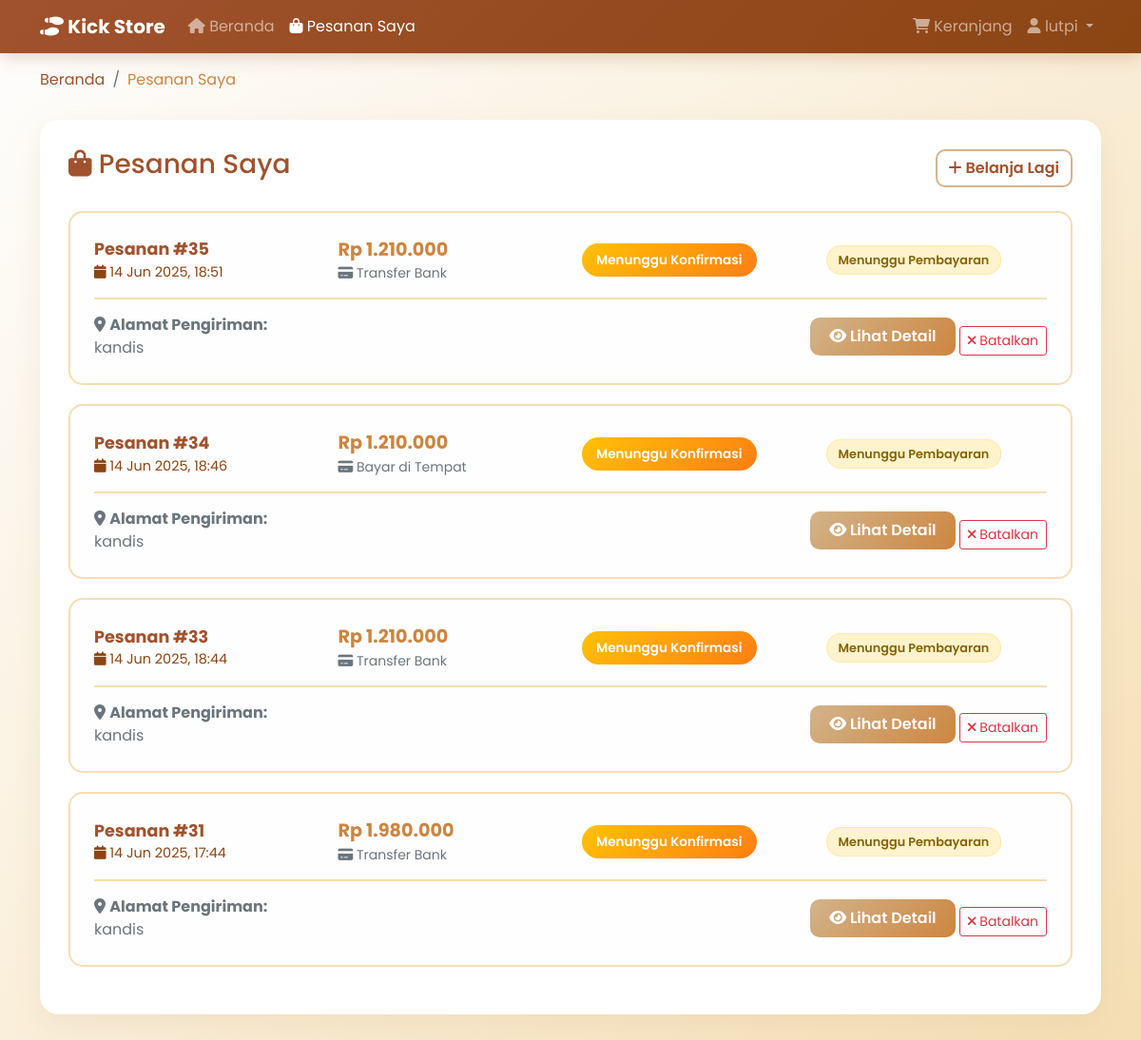
Page /buyer/orders.php (signed in) on the earlier database version.
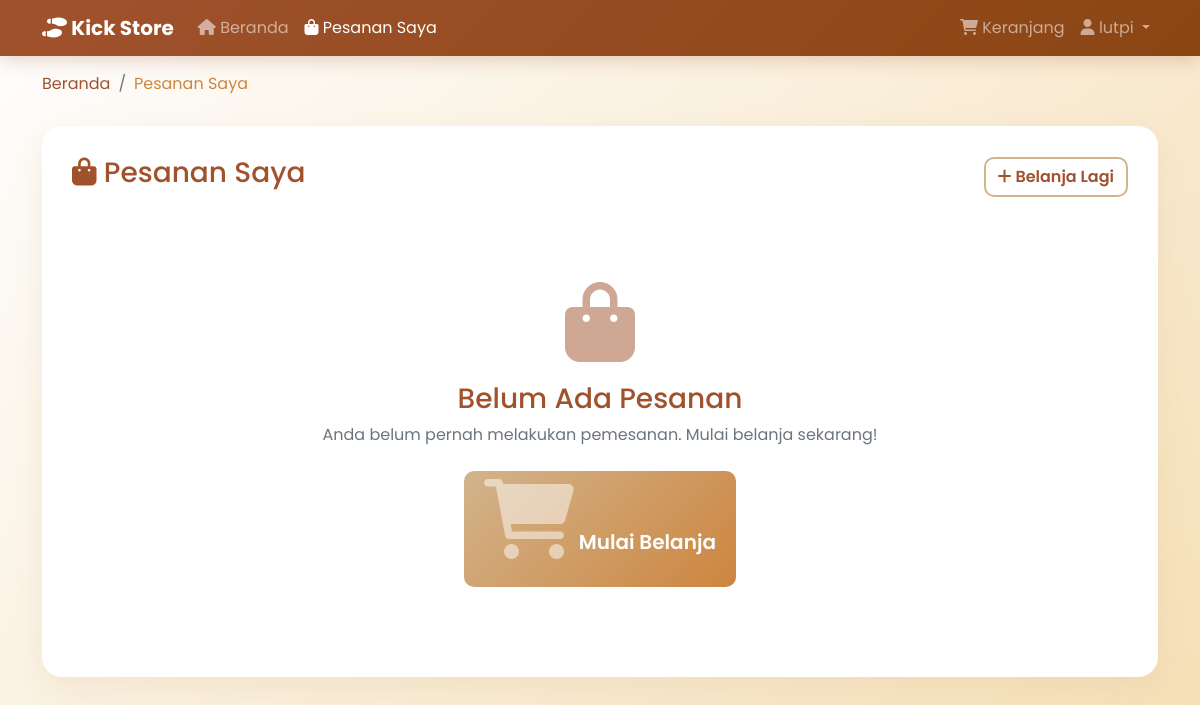
Same page on the later database version.
### tables this page shows
CREATE TABLE `orders` (
  `id` int NOT NULL,
  `user_id` int NOT NULL,
  `total_amount` decimal(10,2) NOT NULL,
  `subtotal` decimal(10,2) DEFAULT '0.00',
  `tax_amount` decimal(10,2) DEFAULT '0.00',
  `shipping_amount` decimal(10,2) DEFAULT '0.00',
  `status` enum('pending','confirmed','shipped','delivered','cancelled') DEFAULT 'pending',
  `payment_status` enum('pending','paid','failed','cancelled','refunded') DEFAULT 'pending',
  `payment_method` varchar(50) DEFAULT NULL,
  `shipping_address` text,
  `notes` text,
  `created_at` timestamp NULL DEFAULT CURRENT_TIMESTAMP
);

### buyer/orders.php (the view, shortened to what the changed rows need)
<?php
$database = new Database();
$db = $database->getConnection();
$query = "SELECT * FROM orders WHERE user_id = ? ORDER BY created_at DESC";
$stmt = $db->prepare($query);
$stmt->execute([$_SESSION['user_id']]);
$orders = $stmt->fetchAll(PDO::FETCH_ASSOC);
?>
<!DOCTYPE html>
<html lang="id">
<head>
    <link href="https://cdn.jsdelivr.net/npm/bootstrap@5.1.3/dist/css/bootstrap.min.css" rel="stylesheet">
    <link href="https://cdnjs.cloudflare.com/ajax/libs/font-awesome/6.0.0/css/all.min.css" rel="stylesheet">
</head>
<body>
    <div class="container">
        <div class="orders-container">
            <?php if (empty($orders)): ?>
                <div class="empty-orders">
                    <i class="fas fa-shopping-bag"></i>
                    <h3>Belum Ada Pesanan</h3>
                    <p class="text-muted mb-4">Anda belum pernah melakukan pemesanan. Mulai belanja sekarang!</p>
                    <a href="index.php" class="btn btn-primary btn-lg">
                        <i class="fas fa-shopping-cart"></i> Mulai Belanja
                    </a>
                </div>
            <?php else: ?>
                <?php foreach ($orders as $order): ?>
                    <div class="order-card">
                        <div class="order-header">
                            <div class="row align-items-center">
                                <div class="col-md-3">
                                    <div class="order-id">Pesanan #<?php echo $order['id']; ?></div>
                                    <div class="order-date">
                                        <i class="fas fa-calendar"></i>
                                        <?php echo date('d M Y, H:i', strtotime($order['created_at'])); ?>
                                    </div>
                                </div>
                                <div class="col-md-3">
                                    <div class="order-total">
                                        Rp <?php echo number_format($order['total_amount'], 0, ',', '.'); ?>
                                    </div>
                                    <div class="text-muted small">
                                        <i class="fas fa-credit-card"></i>
                                        <?php
                                        $payment_methods = [
                                            'bank_transfer' => 'Transfer Bank',
                                            'cod' => 'Bayar di Tempat',
                                            'e_wallet' => 'E-Wallet'
                                        ];
                                        echo $payment_methods[$order['payment_method']] ?? $order['payment_method'];
                                        ?>
                                    </div>
                                </div>
                                <div class="col-md-3">
                                    <span class="status-badge status-<?php echo $order['status']; ?>">
                                        <?php
                                        $status_text = [
                                            'pending' => 'Menunggu Konfirmasi',
                                            'confirmed' => 'Dikonfirmasi',
                                            'shipped' => 'Sedang Dikirim',
                                            'delivered' => 'Terkirim',
                                            'cancelled' => 'Dibatalkan'
                                        ];
                                        echo $status_text[$order['status']] ?? ucfirst($order['status']);
                                        ?>
                                    </span>
                                </div>
                                <div class="col-md-3">
                                    <span class="payment-badge payment-<?php echo $order['payment_status']; ?>">
                                        <?php
                                        $payment_text = [
                                            'paid' => 'Sudah Dibayar',
                                            'pending' => 'Menunggu Pembayaran',
                                            'failed' => 'Pembayaran Gagal'
                                        ];
                                        echo $payment_text[$order['payment_status']] ?? ucfirst($order['payment_status']);
                                        ?>
                                    </span>
                                </div>
                            </div>
                        </div>
                        <div class="row align-items-center">
                            <div class="col-md-8">
                                <div class="text-muted">
                                    <i class="fas fa-map-marker-alt"></i>
                                    <strong>Alamat Pengiriman:</strong><br>
                                    <?php echo nl2br(htmlspecialchars($order['shipping_address'])); ?>
                                </div>
                            </div>
                            <div class="col-md-4 text-end">
                                <a href="order_details.php?id=<?php echo $order['id']; ?>" class="btn btn-primary">
                                    <i class="fas fa-eye"></i> Lihat Detail
                                </a>
                                <?php if ($order['status'] == 'pending' && $order['payment_status'] == 'pending'): ?>
                                    <button class="btn btn-outline-danger btn-sm mt-2" onclick="cancelOrder(<?php echo $order['id']; ?>)">
                                        <i class="fas fa-times"></i> Batalkan
                                    </button>
                                <?php endif; ?>
                            </div>
                        </div>
                    </div>
                <?php endforeach; ?>
            <?php endif; ?>
        </div>
    </div>
</body>
</html>

Differences in the rows shown:
removed orders: id "35", created_at "14 Jun 2025, 18:51", total_amount "1.210.000", payment_method "Transfer Bank", status "Menunggu Konfirmasi", payment_status "Menunggu Pembayaran", shipping_address "kandis"
removed orders: id "34", created_at "14 Jun 2025, 18:46", total_amount "1.210.000", payment_method "Bayar di Tempat", status "Menunggu Konfirmasi", payment_status "Menunggu Pembayaran", shipping_address "kandis"
removed orders: id "33", created_at "14 Jun 2025, 18:44", total_amount "1.210.000", payment_method "Transfer Bank", status "Menunggu Konfirmasi", payment_status "Menunggu Pembayaran", shipping_address "kandis"
removed orders: id "31", created_at "14 Jun 2025, 17:44", total_amount "1.980.000", payment_method "Transfer Bank", status "Menunggu Konfirmasi", payment_status "Menunggu Pembayaran", shipping_address "kandis"
Other differences:
text now shown: "Belum Ada Pesanan Anda belum pernah melakukan pemesanan. Mulai belanja sekarang! Mulai Belanja"
